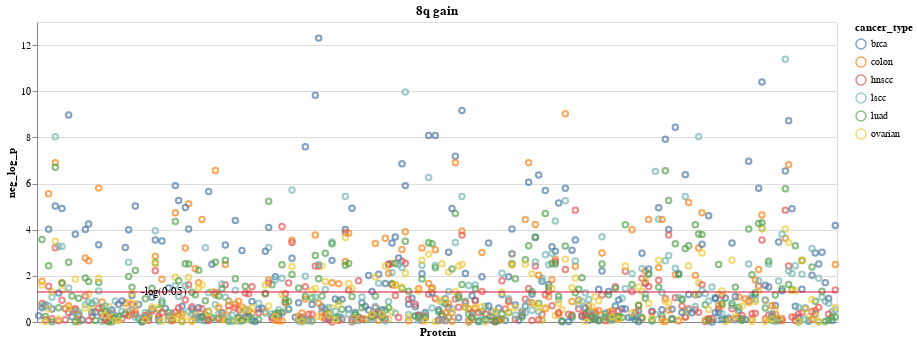

Source (notebook cell):
### Markdown cell above
## Make dotplot

### Code cell
def make_pval_dotplot(df, title, group_col, val_col, color_col, dx, y=True, sig=0.05):
    
    df = df.sort_values(by=[
        "chromosome",
        "arm",
        "start_bp",
        "end_bp"
    ])
    
    val_log_col = "neg_log_p"
    log_cutoff = -np.log10(sig)
    df = df.assign(**{val_log_col: - np.log10(df[val_col])})
    
    if y:
        chart_y = alt.Y(
            val_log_col,
            title=val_log_col
        )
        
    else:
        chart_y = alt.Y(
            val_log_col,
            axis=alt.Axis(
                labels=False,
                ticks=False,
                title=None
            )
        )
        
    chart = alt.Chart(df).mark_point().encode(
        x=alt.X(
            group_col,
            title="Protein",
            sort=alt.SortField("Name"),
            axis=alt.Axis(
                labels=False,
                ticks=False,
            )
        ),
        y=chart_y,
        color=color_col
    )
    
    line = alt.Chart(pd.DataFrame({
        'y': [log_cutoff],
        "label": [f"-log({sig})"]
    })).mark_rule(color="crimson").encode(
        y="y"
    )

    text = line.mark_text(
        align="right",
        dx=dx
    ).encode(
        text="label"
    )

    if y:
        chart = (chart + line + text)
    else:
        chart = (chart + line)
        
    return chart.properties(
        title=title,
        width=800
    )

pval_dotplot = make_pval_dotplot(prot, f"{CHROMOSOME}{ARM} {EVENT_TYPE}", "Name", "adj_p", "cancer_type", -250)
pval_dotplot

### Figure 1 — Vega-Lite specification as saved in the notebook (floating-point values rounded to 4 significant figures; data arrays with more than 128 entries replaced by an {"elided": "..."} marker saying what was removed)
{"config": {"view": {"continuousWidth": 400, "continuousHeight": 300}}, "layer": [{"data": {"name": "data-89af6e245019da11b79aaa8a0510ad84"}, "mark": "point", "encoding": {"color": {"field": "cancer_type", "type": "nominal"}, "x": {"axis": {"labels": false, "ticks": false}, "field": "Name", "sort": {"field": "Name"}, "title": "Protein", "type": "nominal"}, "y": {"field": "neg_log_p", "title": "neg_log_p", "type": "quantitative"}}}, {"data": {"name": "data-429973b08f28eb25ab4ec3af8da6bb12"}, "mark": {"type": "rule", "color": "crimson"}, "encoding": {"y": {"field": "y", "type": "quantitative"}}}, {"data": {"name": "data-429973b08f28eb25ab4ec3af8da6bb12"}, "mark": {"type": "text", "align": "right", "dx": -250}, "encoding": {"text": {"field": "label", "type": "nominal"}, "y": {"field": "y", "type": "quantitative"}}}], "title": "8q gain", "width": 800, "$schema": "https://vega.github.io/schema/vega-lite/v4.17.0.json", "datasets": {"data-89af6e245019da11b79aaa8a0510ad84": {"elided": "1225 records"}, "data-429973b08f28eb25ab4ec3af8da6bb12": [{"y": 1.301, "label": "-log(0.05)"}]}}
